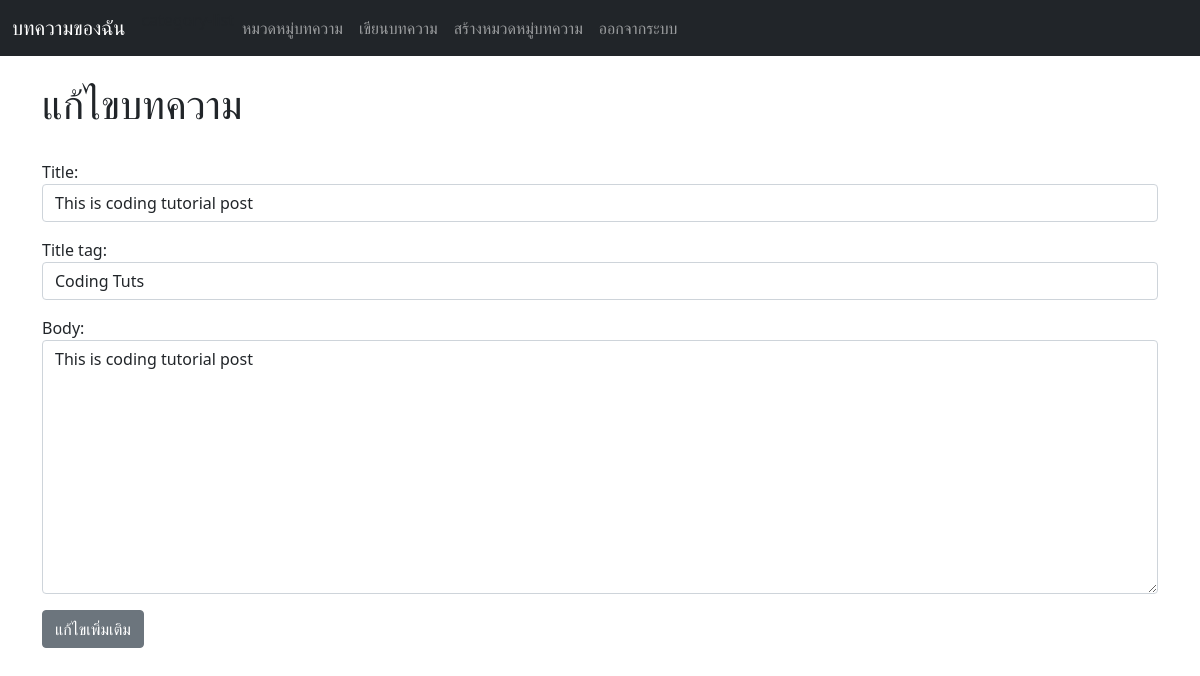
The page /article/edit/7 (signed in) on the database its author committed.
### theblog/models.py (models this page shows, shortened)
class Post(models.Model):
    title = models.CharField(max_length=255)
    title_tag = models.CharField(max_length=255)
    author = models.ForeignKey(User,on_delete=models.CASCADE)
    body = models.TextField()
    post_date = models.DateField(auto_now_add=True)
    category = models.CharField(max_length=255, default='coding')

### theblog/views.py (the view)
# urls.py: path('article/edit/<int:pk>',UpdatePostView.as_view(),name="update_post"),
class UpdatePostView(UpdateView):
    model = Post
    form_class = EditForm
    template_name = 'update_post.html'

### theblog/forms.py
class EditForm(forms.ModelForm):
    class Meta:
        model = Post
        fields = ('title','title_tag','body')
        widgets = {
            'title':forms.TextInput(attrs={'class': 'form-control','placeholder':'This is title'}),
            'title_tag':forms.TextInput(attrs={'class': 'form-control'}),
            'body':forms.Textarea(attrs={'class': 'form-control'}),
        }

### theblog/templates/update_post.html (shortened to what this page needs)
{% extends 'base.html' %}
{% block content %}
<h1>แก้ไขบทความ</h1><br>
{% if user.is_authenticated %}
<div class="form-group">
    <form method="POST">
        {{ form.as_p  }}
        <button class="btn btn-secondary">แก้ไขเพิ่มเติม</button>
    </form>
</div>
{% else %}
    กรุณาเข้าสู่ระบบก่อนทำการแก้ไข
{% endif %}
{% endblock content %}

### rows shown on the page
Post: title "This is coding tutorial post", title_tag "Coding Tuts", body "This is coding tutorial post"
